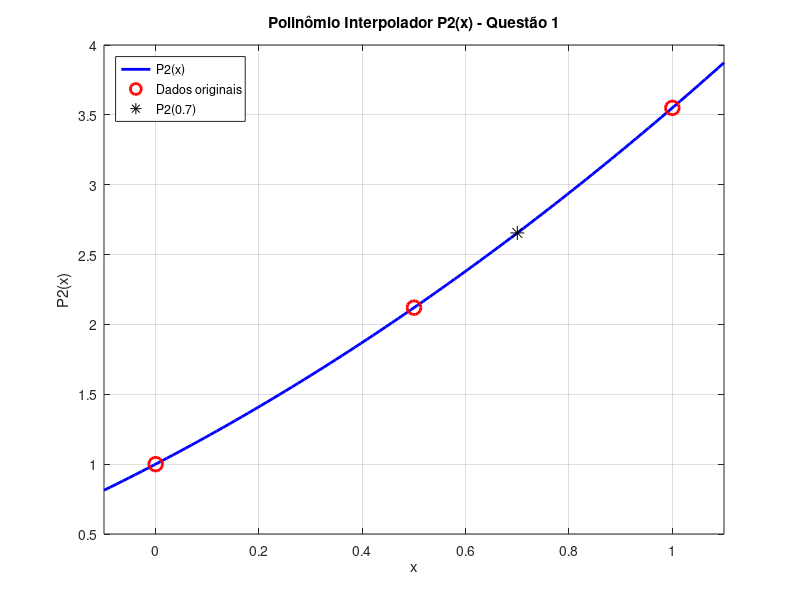

Here is the MATLAB script that generated this plot:
% Dados da Questão 1
x = [0, 0.5, 1.0];
f = [1.0, 2.12, 3.55];

% Construção da matriz de Vandermonde e resolução do sistema
V = [x'.^2, x', ones(3,1)];
a = V \ f'; % Coeficientes do polinômio (resolve V*a = f)

% Define o range de x automaticamente (10% além dos limites)
x_min = min(x) - 0.1*(max(x)-min(x));
x_max = max(x) + 0.1*(max(x)-min(x));
xx = linspace(x_min, x_max, 100); % 100 pontos no range

% Avaliação do polinômio
P2_xx = polyval(a, xx);
x_eval = 0.7;
P2_eval = polyval(a, x_eval);

% Plot
figure;
plot(xx, P2_xx, 'b-', 'LineWidth', 2); hold on; % Curva do polinômio
plot(x, f, 'ro', 'MarkerSize', 10, 'LineWidth', 2); % Pontos originais
plot(x_eval, P2_eval, 'k*', 'MarkerSize', 10); % Ponto interpolado
xlabel('x'); ylabel('P2(x)');
title('Polinômio Interpolador P2(x) - Questão 1');
legend('P2(x)', 'Dados originais', 'P2(0.7)', 'Location', 'NorthWest');
grid on;
xlim([x_min, x_max]); % Ajusta os limites do eixo x

% Mostra os coeficientes e o valor interpolado
disp('Coeficientes do polinômio:');
fprintf('P2(x) = %.4f x² + %.4f x + %.4f\n', a(1), a(2), a(3));
fprintf('P2(0.7) = %.4f\n', P2_eval);
